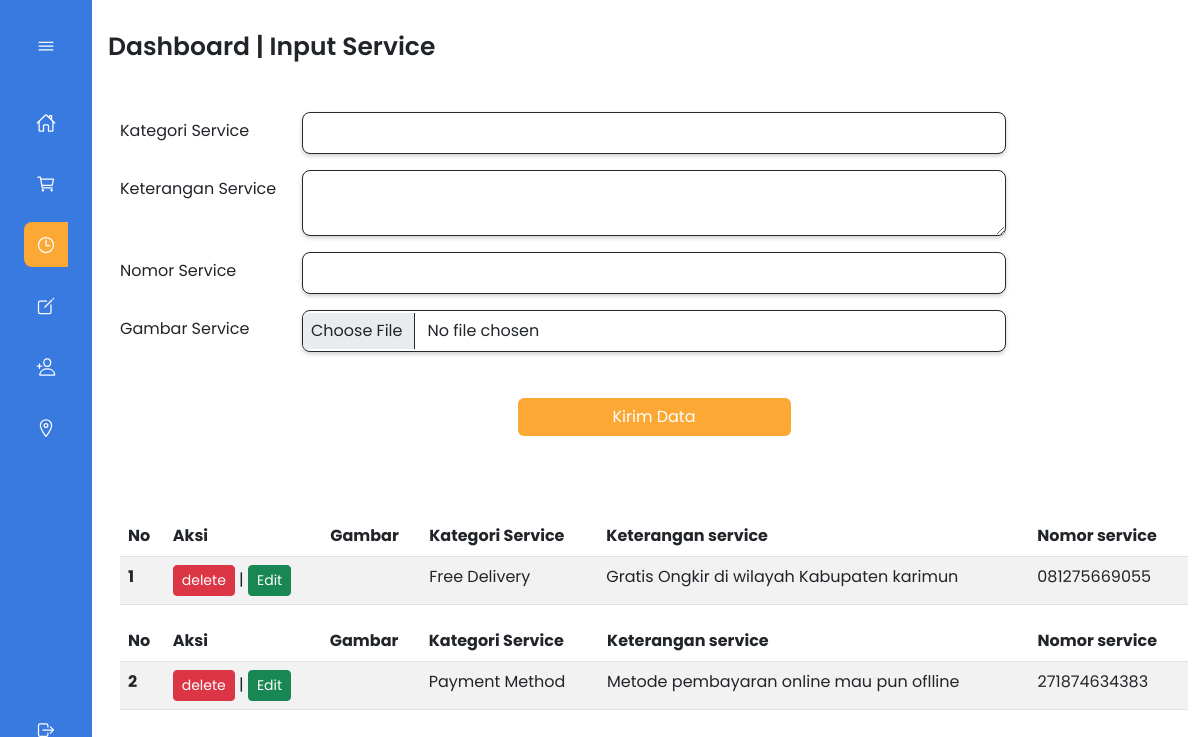
Screenshot of /admin/dashboard-service.php (signed in) with the database file from the repository.
### tables this page shows
CREATE TABLE `dashboard_input_service` (
  `id` int NOT NULL,
  `kategori_service` varchar(30) NOT NULL,
  `ket_service` varchar(200) NOT NULL,
  `kontak_service` varchar(15) NOT NULL,
  `gambar` varchar(300) NOT NULL
);

### admin/fungsi.php (called while the page is built, shortened)
<?php
$conn = mysqli_connect("localhost", "root", "", "ndrshoop");
function quer($query)
{
    global $conn;
    $result = mysqli_query($conn, $query);
    $rows = [];
    while ($row = mysqli_fetch_assoc($result)) {
        $rows[] = $row;
    }
    return $rows;
}

### admin/dashboard-service.php (the view, shortened to what this page needs)
<?php
require "fungsi.php";
$ourService = quer("SELECT * FROM dashboard_input_service ORDER BY id DESC");
?>
<!DOCTYPE html>
<html lang="en">
<head>
    <link href="https://cdn.jsdelivr.net/npm/bootstrap@5.2.3/dist/css/bootstrap.min.css" rel="stylesheet">
    <link rel="stylesheet" href="assets/css/styles.css">
</head>
<body id="body-pd">
    <div class="l-navbar" id="navbar">
        <nav class="nav">
            <div>
                <div class="nav__brand">
                    <ion-icon name="menu-outline" class="nav__toggle" id="nav-toggle"></ion-icon>
                </div>
                <div class="nav__list">
                    <a href="dashboard.php" class="nav__link">
                        <ion-icon name="home-outline" class="nav__icon"></ion-icon>
                    </a>
                    <a href="dashboard-product.php" class="nav__link">
                        <ion-icon name="cart-outline" class="nav__icon"></ion-icon>
                    </a>
                    <a href="#inputService" class="nav__link active">
                        <ion-icon name="time-outline" class="nav__icon"></ion-icon>
                    </a>
                    <a href="dashboard-logoDanHero.php" class="nav__link">
                        <ion-icon name="create-outline" class="nav__icon"></ion-icon>
                    </a>
                    <a href="dashboard-kontak.php" class="nav__link">
                        <ion-icon name="person-add-outline" class="nav__icon"></ion-icon>
                    </a>
                    <a href="dashboard-alamat.php" class="nav__link">
                        <ion-icon name="location-outline" class="nav__icon"></ion-icon>
                    </a>
                </div>
            </div>
            <a href="logout.php" class="nav__link">
                <ion-icon name="log-out-outline" class="nav__icon"></ion-icon>
            </a>
        </nav>
    </div>
    <h1>Dashboard | Input Service</h1>
    <section id="inputService">
        <div class="container">
            <div class="service">
                <form action="" method="post" enctype="multipart/form-data">
                    <div class="mb-3 row">
                        <label for="kategoriService" class="col-sm-2 col-form-label labelKategoriService">Kategori Service</label>
                        <div class="col-sm-8">
                            <input type="text" class="form-control form-sm inputKategoriService" id="kategoriService" name="kategori_service">
                        </div>
                    </div>
                    <div class="mb-3 row">
                        <label for="keteranganService" class="col-sm-2 col-form-label labelKeteranganService">Keterangan Service</label>
                        <div class="col-sm-8">
                            <textarea type="text" class="form-control form-sm inputKeteranganService" id="keteranganService" name="ket_service"></textarea>
                        </div>
                    </div>
                    <div class="mb-3 row">
                        <label for="nomorService" class="col-sm-2 col-form-label labelNomorService">Nomor Service</label>
                        <div class="col-sm-8">
                            <input type="number" class="form-control form-sm inputNomorService" id="nomorService" name="kontak_service">
                        </div>
                    </div>
                    <div class="mb-3 row">
                        <label for="gambarService" class="col-sm-2 col-form-label labelGambarService">Gambar Service</label>
                        <div class="col-sm-8">
                            <input type="file" class="form-control form-sm inputGambarService" id="gambarService" name="gambar">
                        </div>
                    </div>
                    <div class="mb-3 row d-flex justify-content-center align-items-center">
                        <button type="submit" name="kirimInputService" class="btn col-3">Kirim Data</button>
                    </div>
                </form>
            </div>
        </div>
    </section>
    <section id="formTableService">
        <div class="container">
            <div class="table-service">
                <?php $i = 1; ?>
                <?php foreach ($ourService as $row) : ?>
                    <table class="table table-striped">
                        <thead>
                            <tr>
                                <th scope="col">No</th>
                                <th scope="col">Aksi</th>
                                <th scope="col">Gambar</th>
                                <th scope="col">Kategori Service</th>
                                <th scope="col">Keterangan service</th>
                                <th scope="col">Nomor service</th>
                            </tr>
                        </thead>
                        <tbody>
                            <tr>
                                <th scope="row"><?= $i; ?></th>
                                <td><a class="btn btn-sm btn-danger" href="delete/deleteService.php?id=<?= $row['id']; ?>" onclick="return confirm('apakah anda yakin ingin menghapus data ini?')">delete</a> | <a class="btn btn-sm btn-success" href="editService.php?id=<?= $row['id']; ?>">Edit</a></td>
                                <td><img src="asset/<?= $row['gambar']; ?>" alt="" width="100"></td>
                                <td><?= $row['kategori_service']; ?></td>
                                <td><?= $row['ket_service']; ?></td>
                                <td><?= $row['kontak_service']; ?></td>
                            </tr>
                        </tbody>
                    </table>
                    <?php $i++; ?>
                <?php endforeach; ?>
            </div>
        </div>
    </section>
</body>
</html>

### admin/assets/css/styles.css (style rules this page uses)
:root { --nav-width: 92px; --first-color: #FBA834; --bg-color: #387ADF; --sub-color: #B6CEFC; --white-color: #FFF; --body-font: 'Poppins', sans-serif; --normal-font-size: 1rem; --small-font-size: .875rem; --z-fixed: 100; }
*,::before,::after { box-sizing: border-box; }
body { position: relative; margin: 0; padding: 2rem 0 0 6.75rem; font-family: var(--body-font); font-size: var(--normal-font-size); transition: .5s; }
h1 { margin: 0; font-size: 25px; font-weight: 600; }
a { text-decoration: none; }
.l-navbar { position: fixed; top: 0; left: 0; width: var(--nav-width); height: 100vh; background-color: var(--bg-color); color: var(--white-color); padding: 1.5rem 1.5rem 2rem; transition: .5s; z-index: var(--z-fixed); }
.nav { height: 100%; display: flex; flex-direction: column; justify-content: space-between; overflow: hidden; }
.nav__brand { display: grid; grid-template-columns: max-content max-content; justify-content: space-between; align-items: center; margin-bottom: 2rem; }
.nav__toggle { font-size: 1.25rem; padding: .75rem; cursor: pointer; }
.nav__link { display: grid; grid-template-columns: max-content max-content; align-items: center; column-gap: .75rem; padding: .75rem; color: var(--white-color); border-radius: .5rem; margin-bottom: 1rem; transition: .3s; cursor: pointer; }
.nav__icon { font-size: 1.25rem; }
.active { background-color: var(--first-color); }
#inputService { margin-top: 50px; }
.service .inputKategoriService { border: 0.5px solid #272829; box-shadow: 0 2px 4px rgba(0, 0, 0, 0.2); padding: 8px; border-radius: 8px; }
.service .inputKeteranganService { border: 0.5px solid #272829; box-shadow: 0 2px 4px rgba(0, 0, 0, 0.2); padding: 8px; border-radius: 8px; }
.service .inputNomorService { border: 0.5px solid #272829; box-shadow: 0 2px 4px rgba(0, 0, 0, 0.2); padding: 8px; border-radius: 8px; }
.service .inputGambarService { border: 0.5px solid #272829; box-shadow: 0 2px 4px rgba(0, 0, 0, 0.2); padding: 8px; border-radius: 8px; }
.service .btn { margin-top: 30px; background-color: var(--first-color); color: var(--white-color); }
#formTableService { margin-top: 80px; }

### rows the page displays
dashboard_input_service: kategori_service "Free Delivery", ket_service "Gratis Ongkir di wilayah Kabupaten karimun", kontak_service "081275669055"
dashboard_input_service: kategori_service "Payment Method", ket_service "Metode pembayaran online mau pun oflline", kontak_service "271874634383"
